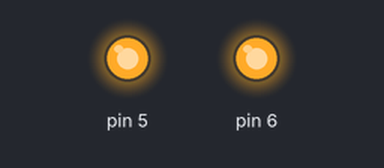
Recording of a sketch running on a simulated Arduino Uno, built with avr-gcc and run on an emulated ATmega328P. Shown: output pins drawn as LEDs (lit = HIGH).

Above: at 0.1 s.
At 1.1 s:
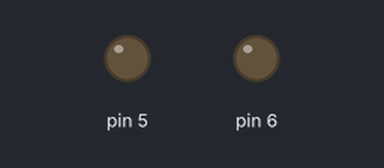
Timing chart, 0 to 2.6 s (numbered marks = the images above):
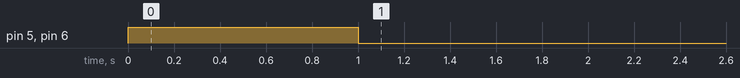

The sketch:

SPI_Secondary.ino
```cpp
#include<SPI.h>
#include<stdio.h>
#include<string.h>
#include<avr/io.h>
boolean received;
volatile int res = 0;
char buffer[20];

void setup() {
  Serial.begin(9600);
  pinMode(MISO,OUTPUT);
  SPCR |= _BV(SPE);
  SPI.attachInterrupt();
  DDRD |= _BV(PD6);
  DDRD |= _BV(PD5);
  PORTD |= _BV(6);
  PORTD |= _BV(5);
  delay(1000);
  PORTD &= ~_BV(6);
  PORTD &= ~_BV(5);
}

ISR (SPI_STC_vect)
{
  res = SPDR;
  received = true;
}

void loop() {
//  int out = digitalRead(PD4);
  int out = res;
  SPDR = out;
//  sprintf(buffer,"I: %d  O: %d",res, out);
//  Serial.println(buffer);
  if(received){
    PORTD ^= _BV(6);
    if (res < 0x04) {
      PORTD |= _BV(PD5);
    } else {
      PORTD &= ~_BV(PD5);
    }
    received = false;
  }
  delay(1000);

}
```
